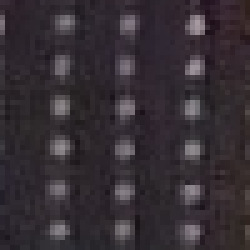
#> input picture data/000064.png, 50 x 50 px (shown 5 times larger)
$ python rsize.py
#> lines starting #> are read from the running program, lines starting #| are printed output that depends on the picture
import cv2
pic = cv2.imread('./data/000064.png')
#> pic is the input picture: shape (50, 50, 3); mean B, G, R 52.4, 46.4, 53.7
pic = cv2.resize(pic, (20, 20), interpolation=cv2.INTER_CUBIC)
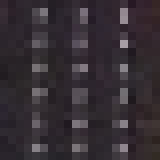
#> pic: shape (20, 20, 3) (shown 8 times larger); mean B, G, R 52.2, 46.3, 53.6
cv2.imshow('', pic)
cv2.waitKey()
cv2.destroyAllWindows()

$ run again, with data/000065.png copied over data/000064.png
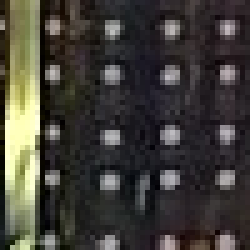
#> input picture data/000065.png, 50 x 50 px (shown 5 times larger)
#> pic is the input picture: shape (50, 50, 3); mean B, G, R 56.5, 62.6, 65.4
#> `pic = cv2.resize(pic, (20, 20), interpolation=cv2.INTER_CUBIC)`:
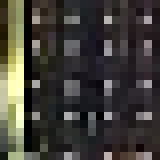
#> pic: shape (20, 20, 3) (shown 8 times larger); mean B, G, R 55.9, 61.8, 64.6

$ run again, with data/000066.png copied over data/000064.png
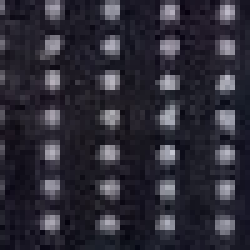
#> input picture data/000066.png, 50 x 50 px (shown 5 times larger)
#> pic is the input picture: shape (50, 50, 3); mean B, G, R 54.5, 43.4, 45.1
#> `pic = cv2.resize(pic, (20, 20), interpolation=cv2.INTER_CUBIC)`:
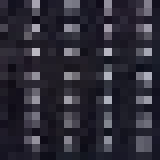
#> pic: shape (20, 20, 3) (shown 8 times larger); mean B, G, R 54.4, 43.3, 45.1

$ run again, with data/000067.png copied over data/000064.png
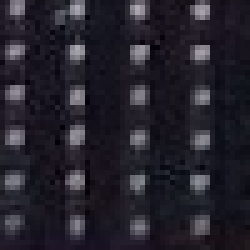
#> input picture data/000067.png, 50 x 50 px (shown 5 times larger)
#> pic is the input picture: shape (50, 50, 3); mean B, G, R 43.7, 34.1, 36.6
#> `pic = cv2.resize(pic, (20, 20), interpolation=cv2.INTER_CUBIC)`:
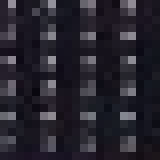
#> pic: shape (20, 20, 3) (shown 8 times larger); mean B, G, R 45, 35.3, 37.9
